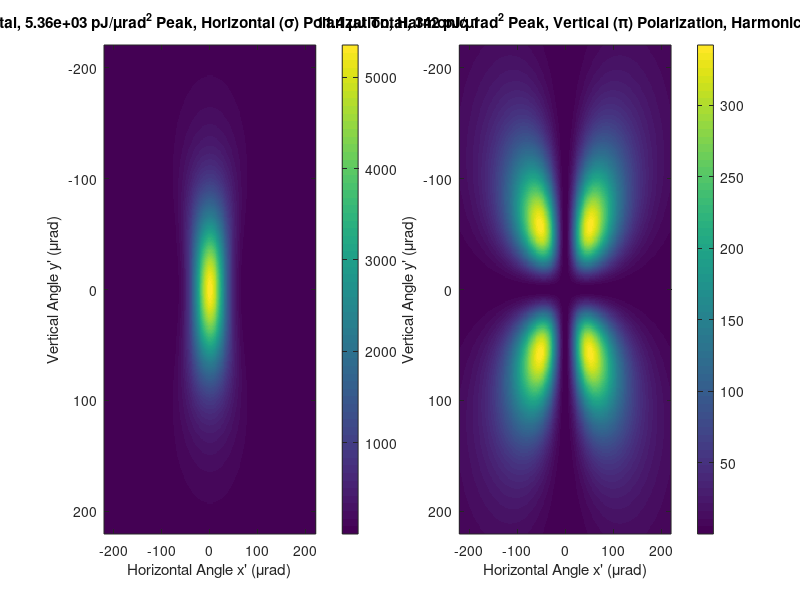

The MATLAB script that drew this image:
function [EHarm,SDist,PDist] = SpontAngle3D(varargin)
% For a charge making one pass through an undulator, this function outputs
% the spontaneous energy emitted in a range of harmonics, and plots the
% distributions in joules per solid angle for the harmonics as 3D plots
% versus angles xi (x') and psi (y').
% There are several optional arguments:
%   harmonic     = range of harmonics to compute, default = [1 1]
%   polarized    = x,y polarized = 1,             default = 1
%   GeV          = beam energy (GeV),             default = 13.64
%   charge       = charge in bunch (pC),          default = 250
%   KUnd         = K value of undulator,          default = 3.5
%   lambdaUnd    = undulator period (mm),         default = 30
%   NUnd         = number of periods,             default = 3729
%   tableHandle  = handle for table of GUI,        default = 0
% Three more optional arguments provide the distributions calculated in a
% previous call, so that new plots can be made without the need for a
% (slow) recalculation. Their defaults are zero.
%   EHarm        = energy (J) in each of the range of harmonics
%   SDist        = energy per solid angle in each harmonic, S polarization
%   PDist        = energy per solid angle in each harmonic, P polarization

% Physical constants
c    = 2.99792458e8;  % speed of light (m/s)
mu0  = 4e-7*pi;       % permeability of free space (H/m)
eps0 = 1/(mu0*c^2);   % permittivity of free space (F/m)
qe   = 1.6021892e-19; % electron charge (C)
me   = 9.109534e-31;  % electron mass (kg)
hbar = 1.0545887e-34; % Planck's constant /(2*pi)

p=inputParser;
p.addOptional('harmonic',[1 1])
p.addOptional('polarized',1)
p.addOptional('GeV',13.64)
p.addOptional('charge',250)
p.addOptional('KUnd',3.5)
p.addOptional('lambdaUnd',30)
p.addOptional('NUnd',113*33)
p.addOptional('tableHandle',0)
p.addOptional('EHarm',0)
p.addOptional('SDist',0)
p.addOptional('PDist',0)
p.parse(varargin{:})

harmonic(1) = min(max(p.Results.harmonic(1),          1),30);
harmonic(2) = min(max(p.Results.harmonic(2),harmonic(1)),30);
NHarm       = harmonic(2)-harmonic(1)+1;
polarized   = p.Results.polarized ~= 0;
GeV         = p.Results.GeV;
charge      = p.Results.charge*1e-12;
KUnd        = p.Results.KUnd;
lambdaUnd   = p.Results.lambdaUnd*0.001;
NUnd        = p.Results.NUnd;
tHandle     = p.Results.tableHandle;
EHarm       = p.Results.EHarm;
SDist       = p.Results.SDist;
PDist       = p.Results.PDist;

% Check optional inputs.
if KUnd <= 0 || KUnd > 20
    KUnd = 3.5;
end
KUndStar = KUnd/sqrt(1+0.5*KUnd^2);

if GeV <= 0
    GeV = 13.64;
end
gamma = GeV*qe*1e9/(me*c^2);
gammaStar = gamma/sqrt(1+0.5*KUnd^2);

if charge <= 0 || charge > 1e-7
    charge = 250e-12;
end

if lambdaUnd <= 0 || lambdaUnd > 1
    lambdaUnd = 0.03;
end
kUnd=2*pi/lambdaUnd;

if NUnd <= 0 || NUnd > 1e5
    NUnd = 113*33;
end

close all
NTerms   = 20;
NAngle   = 150;
maxAngle = 2.2/gammaStar;
dxi      = maxAngle/NAngle;
xi       = (0:NAngle)*dxi;
dpsi     = dxi;
psi      = (0:NAngle)*dpsi;
EUnd     = charge*qe*NUnd*kUnd*(gamma*gammaStar*KUnd)^2/(2*pi*eps0);

%-----------------------------------------------------------------
if sum(sum(EHarm)) == 0
    SDist = zeros(NAngle+1,NAngle+1,NHarm);
    PDist = zeros(NAngle+1,NAngle+1,NHarm);
    for m = 1:NAngle+1
        if tHandle
            table = [num2str(100*(m-1)/NAngle,' %5.1f'),'% complete'];
            set(tHandle,'String',table)
            pause(0.01)
        end
        for n = 1:NAngle+1
            gammatheta = 1+gammaStar^2*(xi(m)^2+psi(n)^2);
            aUnd = 0.25*KUndStar^2/gammatheta;
            bUnd = 2*KUndStar*gammaStar*xi(m)/gammatheta;
            cUnd = (1+0.5*KUnd^2)^-2*KUndStar^-2*gammatheta^-3;
            for h = 1:NHarm
                harm = harmonic(1)+h-1;
                % Array of besselj(k,harm*aUnd), for k=-NTerms:NTerms.
                % Negative k values use besselj(-k,z)=besselj(k,z)*(-1)^k
                % Length of array is 2*NTerms+1. Offset to k=0 is Nterms+1.
                bessa((NTerms+1):(2*NTerms+1))...
                    = real(besselj(0:NTerms,harm*aUnd));
                for k = 1:NTerms
                    bessa(k) = bessa(2*NTerms+2-k)*(-1)^(NTerms+1-k);
                end
                % Array of besselj(k,harm*bUnd), for
                % k=-(2*NTerms+harm+1):(2*NTerms+harm+1).
                % Negative k values use besselj(-k,z)=besselj(k,z)*(-1)^k
                % Array length is 2*(2*NTerms+harm+1)+1.
                % Offset to k=0 is 2*NTerms+harm+2.
                bessb((2*NTerms+harm+2):(4*NTerms+2*harm+3))...
                    = real(besselj(0:(2*NTerms+harm+1),harm*bUnd));
                for k = 1:(2*NTerms+1+harm)
                    bessb(k) = bessb(4*NTerms+2*harm+4-k)*(-1)^(harm-k);
                end
                % Compute Bessel sums
                bess1 = bessa * bessb((2*harm+2):2:(2*(2*NTerms+harm)+2))';
                bess2 = bessa * (bessb((2*harm+3):2:(2*(2*NTerms+harm)+3))...
                              +  bessb((2*harm+1):2:(2*(2*NTerms+harm)+1)))';
                SDist(m,n,h) = cUnd*harm^2*real(2*bess1*gammaStar*xi(m)...
                              -  bess2*KUndStar)^2;
                PDist(m,n,h) = cUnd*harm^2*real(2*bess1*gammaStar*psi(n))^2;
            end
        end
    end
    SDist  = SDist*EUnd;
    PDist  = PDist*EUnd;
    EHarm  = zeros(3,NHarm);
    for harm = 1:NHarm
        EHarm(2,harm) = 4*sum(sum(SDist(:,:,harm)))*dxi*dpsi; % Horiz
        EHarm(3,harm) = 4*sum(sum(PDist(:,:,harm)))*dxi*dpsi; % Vert
        EHarm(1,harm) = EHarm(2,harm) + EHarm(3,harm);        % Both
    end
end
disp(EHarm)
disp('  Harmonic  Energy (uJ)')
disp([(harmonic(1):harmonic(2));EHarm(1,:)*1e6]')
disp([' Sum (uJ) = ', num2str(sum(EHarm(1,:))*1e6)])

%-----------------------------------------------------------------
FigWidth  = 1260;
FigHeight = 630;
border    = 90;
offsetStep = 16;
offsetX = 10;
offsetY = 150;
colorBarWidth = 70;
imgSize = FigHeight-2*border;
img1 = zeros(imgSize);
img2 = zeros(imgSize);
if harmonic(2) > harmonic(1)
    spontFigName = ['Spontaneous Emission in Harmonics ',...
        num2str(harmonic(1)),' to ',num2str(harmonic(2))];
else
    spontFigName = ['Spontaneous Emission in Harmonic ',...
        num2str(harmonic(1))];
end

% Use symmetry to spread results over 4 quadrants, and plot
xi4Q  = [ -xi(NAngle+1:-1:2)';xi'];
psi4Q = [-psi(NAngle+1:-1:2)';psi'];

if polarized  % Plot x and y polarizations
    for h = 1:NHarm
        harm = harmonic(1)+h-1;
        for m = 1:NAngle+1
            for n = 1:NAngle+1
                SDist4Q(NAngle+n,NAngle+m)=SDist(m,n,h);
                SDist4Q(NAngle+2-n,NAngle+m)=SDist(m,n,h);
                SDist4Q(NAngle+n,NAngle+2-m)=SDist(m,n,h);
                SDist4Q(NAngle+2-n,NAngle+2-m)=SDist(m,n,h);
                PDist4Q(NAngle+n,NAngle+m)=PDist(m,n,h);
                PDist4Q(NAngle+2-n,NAngle+m)=PDist(m,n,h);
                PDist4Q(NAngle+n,NAngle+2-m)=PDist(m,n,h);
                PDist4Q(NAngle+2-n,NAngle+2-m)=PDist(m,n,h);
            end
        end
        for nx = 1:imgSize
            for ny = 1:imgSize
                x = ((nx-0.5)*2/imgSize-1)*NAngle*dxi;
                y = ((ny-0.5)*2/imgSize-1)*NAngle*dpsi;
                m = 2*NAngle*(nx-1)/(imgSize-1)+1;
                m1 = max(floor(m),1);
                m2 = min(m1+1,2*NAngle+1);
                n = 2*NAngle*(ny-1)/(imgSize-1)+1;
                n1 = max(floor(n),1);
                n2 = min(n1+1,2*NAngle+1);
                img1(ny,nx) = SDist4Q(n1,m1)*(1-m+m1)*(1-n+n1)+...
                              SDist4Q(n1,m2)*  (m-m1)*(1-n+n1)+...
                              SDist4Q(n2,m1)*(1-m+m1)*  (n-n1)+...
                              SDist4Q(n2,m2)*  (m-m1)*  (n-n1);
                img2(ny,nx) = PDist4Q(n1,m1)*(1-m+m1)*(1-n+n1)+...
                              PDist4Q(n1,m2)*  (m-m1)*(1-n+n1)+...
                              PDist4Q(n2,m1)*(1-m+m1)*  (n-n1)+...
                              PDist4Q(n2,m2)*  (m-m1)*  (n-n1);
            end
        end
        % Figure position = [left, bottom, width, height]
        figure('Name',['Harmonic ',num2str(harm)],...
            'Position',[offsetX,offsetY,FigWidth,FigHeight])
        offsetX = offsetX + offsetStep;
        offsetY = offsetY - offsetStep;

        subplot(1,2,1)
        set(gca,'Units','pixels','Position',[border,border,...
            FigWidth/2-2*border+colorBarWidth,FigHeight-2*border])
        imagesc([-1 1]*NAngle*dxi*1e6,[1 -1]*NAngle*dpsi*1e6,img1)
        colorbar
%         mesh(1e6*xi4Q,1e6*psi4Q,SDist4Q*1e-3)
        title([num2str(EHarm(2,h)*1e6,'%8.3g'),' \muJ Total, ',...
               num2str(max(max(SDist(:,:,h))),'%8.3g'),' pJ/\murad^2 Peak, ',...
               'Horizontal (\sigma) Polarization, Harmonic ',num2str(harm)])
        xlabel('Horizontal Angle x'' (\murad)')
        ylabel('Vertical Angle y'' (\murad)')
%         zlabel('Energy per Solid Angle (nJ/\murad^2)')

        subplot(1,2,2)
        set(gca,'Units','pixels','Position',[FigWidth/2+border,border,...
            FigWidth/2-2*border+colorBarWidth,FigHeight-2*border])
        imagesc([-1 1]*NAngle*dxi*1e6,[1 -1]*NAngle*dpsi*1e6,img2)
        colorbar
%         mesh(1e6*xi4Q,1e6*psi4Q,PDist4Q*1e-3)
        title([num2str(EHarm(3,h)*1e6,'%8.3g'),' \muJ Total, ',...
               num2str(max(max(PDist(:,:,h))),'%8.3g'),' pJ/\murad^2 Peak, ',...
               'Vertical (\pi) Polarization, Harmonic ',num2str(harm)])
        xlabel('Horizontal Angle x'' (\murad)')
        ylabel('Vertical Angle y'' (\murad)')
%         zlabel('Energy per Solid Angle (nJ/\murad^2)')
    end
    if NHarm > 1
        figure('Name',spontFigName,...
            'Position',[offsetX,offsetY,FigWidth/2,FigHeight])
        set(gca,'Units','pixels','Position',...
            [border,border,FigWidth/2-2*border,FigHeight-2*border])
    end

else  % Plot sum of x and y polarization only
    for h = 1:2:NHarm
        harm = harmonic(1)+h-1;
        for m = 1:NAngle+1
            for n = 1:NAngle+1
                T0Dist4Q(NAngle+n,NAngle+m)    = SDist(m,n,h)+PDist(m,n,h);
                T0Dist4Q(NAngle+2-n,NAngle+m)  = SDist(m,n,h)+PDist(m,n,h);
                T0Dist4Q(NAngle+n,NAngle+2-m)  = SDist(m,n,h)+PDist(m,n,h);
                T0Dist4Q(NAngle+2-n,NAngle+2-m)= SDist(m,n,h)+PDist(m,n,h);
            end
        end
        for nx = 1:imgSize
            for ny = 1:imgSize
                x = ((nx-0.5)*2/imgSize-1)*NAngle*dxi;
                y = ((ny-0.5)*2/imgSize-1)*NAngle*dpsi;
                m = 2*NAngle*(nx-1)/(imgSize-1)+1;
                m1 = max(floor(m),1);
                m2 = min(m1+1,2*NAngle+1);
                n = 2*NAngle*(ny-1)/(imgSize-1)+1;
                n1 = max(floor(n),1);
                n2 = min(n1+1,2*NAngle+1);
                img1(ny,nx) = T0Dist4Q(n1,m1)*(1-m+m1)*(1-n+n1)+...
                              T0Dist4Q(n1,m2)*  (m-m1)*(1-n+n1)+...
                              T0Dist4Q(n2,m1)*(1-m+m1)*  (n-n1)+...
                              T0Dist4Q(n2,m2)*  (m-m1)*  (n-n1);
            end
        end
        if harm == harmonic(2)
            figure('Name',['Harmonic ',num2str(harm),...
                ' and ',spontFigName])
        else
            figure('Name',['Harmonics ',num2str(harm),...
                ' and ',num2str(harm+1)])
            for m = 1:NAngle+1
                for n = 1:NAngle+1
                    T1Dist4Q(NAngle+n,NAngle+m)    = SDist(m,n,h+1)+PDist(m,n,h+1);
                    T1Dist4Q(NAngle+2-n,NAngle+m)  = SDist(m,n,h+1)+PDist(m,n,h+1);
                    T1Dist4Q(NAngle+n,NAngle+2-m)  = SDist(m,n,h+1)+PDist(m,n,h+1);
                    T1Dist4Q(NAngle+2-n,NAngle+2-m)= SDist(m,n,h+1)+PDist(m,n,h+1);
                end
            end
            for nx = 1:imgSize
                for ny = 1:imgSize
                    x = ((nx-0.5)*2/imgSize-1)*NAngle*dxi;
                    y = ((ny-0.5)*2/imgSize-1)*NAngle*dpsi;
                    m = 2*NAngle*(nx-1)/(imgSize-1)+1;
                    m1 = max(floor(m),1);
                    m2 = min(m1+1,2*NAngle+1);
                    n = 2*NAngle*(ny-1)/(imgSize-1)+1;
                    n1 = max(floor(n),1);
                    n2 = min(n1+1,2*NAngle+1);
                    img2(ny,nx) = T1Dist4Q(n1,m1)*(1-m+m1)*(1-n+n1)+...
                                  T1Dist4Q(n1,m2)*  (m-m1)*(1-n+n1)+...
                                  T1Dist4Q(n2,m1)*(1-m+m1)*  (n-n1)+...
                                  T1Dist4Q(n2,m2)*  (m-m1)*  (n-n1);
                end
            end
        end
        % Figure position = [left, bottom, width, height]
        if NHarm == 1
            set(gcf,'Position',[offsetX,offsetY,FigWidth/2,FigHeight])
        else
            set(gcf,'Position',[offsetX,offsetY,FigWidth,FigHeight])
            offsetX = offsetX + offsetStep;
            offsetY = offsetY - offsetStep;
            subplot(1,2,1)
        end
        set(gca,'Units','pixels','Position',[border,border,...
            FigWidth/2-2*border+colorBarWidth,FigHeight-2*border])
        imagesc([-1 1]*NAngle*dxi*1e6,[1 -1]*NAngle*dpsi*1e6,img1)
        colorbar
%         mesh(1e6*xi4Q,1e6*psi4Q,T0Dist4Q*1e-3)
        title([num2str(EHarm(1,h)*1e6,'%8.3g'),' \muJ Total, ',...
               num2str(max(max(SDist(:,:,h)+PDist(:,:,h))),'%8.3g'),...
               ' pJ/\murad^2 Peak, Unpolarized, Harmonic ',num2str(harm)])
        xlabel('Horizontal Angle x'' (\murad)')
        ylabel('Vertical Angle y'' (\murad)')
%         zlabel('Energy per Solid Angle (nJ/\murad^2)')

        if NHarm > 1
            subplot(1,2,2)
            set(gca,'Units','pixels','Position',[FigWidth/2+border,border,...
                FigWidth/2-2*border+colorBarWidth,FigHeight-2*border])
            if harm < harmonic(2)
                imagesc([-1 1]*NAngle*dxi*1e6,[1 -1]*NAngle*dpsi*1e6,img2)
                colorbar
%                 mesh(1e6*xi4Q,1e6*psi4Q,T1Dist4Q*1e-3)
                title([num2str(EHarm(1,h+1)*1e6,'%8.3g'),' \muJ Total, ',...
                   num2str(max(max(SDist(:,:,h+1)+PDist(:,:,h+1))),'%8.3g'),...
                   ' pJ/\murad^2 Peak, Unpolarized, Harmonic ',num2str(harm+1)])
                xlabel('Horizontal Angle x'' (\murad)')
                ylabel('Vertical Angle y'' (\murad)')
%                 zlabel('Energy per Solid Angle (nJ/\murad^2)')
                if harm == harmonic(2)-1
                    figure('Name',spontFigName,...
                        'Position',[offsetX,offsetY,FigWidth/2,FigHeight])
                    set(gca,'Units','pixels','Position',...
                        [border,border,FigWidth/2-2*border,FigHeight-2*border])
                end
            end
        end
    end
end
if NHarm > 1
    plot(harmonic(1):harmonic(2),EHarm(1,:)*1e6,'r-o',...
         harmonic(1):harmonic(2),EHarm(2,:)*1e6,'g-o',...
         harmonic(1):harmonic(2),EHarm(3,:)*1e6,'b-o')
    title('Polarizations: Total (red), Horizontal (green), Vertical (blue)')
    xlabel('Harmonic Number h')
    ylabel('Energy in Harmonic (\muJ)')
end
end
